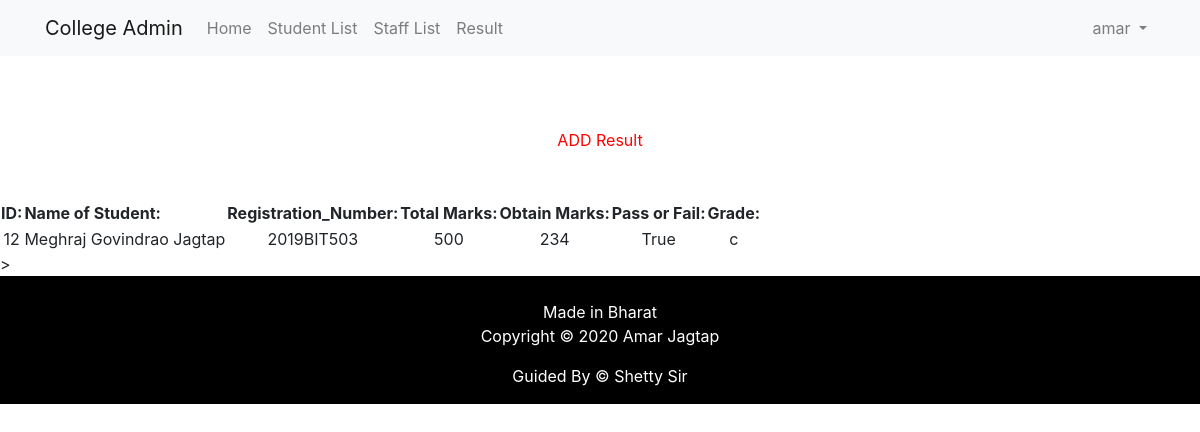
/show2 (signed in), run on the app's committed database.
### accounts/models.py (models this page shows, shortened)
class Result(models.Model):
    stud_id = models.CharField(max_length=20)
    stud_name = models.ForeignKey(Account, on_delete=models.CASCADE, null=True,blank=True)
    stud_reg_no = models.CharField(max_length=20)
    total_marks = models. CharField(max_length=20)
    obtain_marks= models.CharField(max_length=100)
    status = models.BooleanField()
    grade = models.CharField(max_length=6, choices=grade, default='A')

class Account(models.Model):
    user = models.ForeignKey(User, on_delete=models.CASCADE, null=True,blank=True)
    eid = models.CharField(max_length=20)
    name = models.CharField(max_length=100)
    reg_no= models.CharField(max_length=100)
    email = models.EmailField()
    mob = models.CharField(max_length=100)
    gender = models.CharField(choices=GENDER_CATEGORY, max_length=2)
    category = models.CharField(max_length=6, choices=select_category, default='OPEN')
    Class = models.CharField(max_length=6, choices=select_class, default='SY')
    branch =models.CharField(max_length=6, choices=select_branch, default='IT')
    def __str__(self):
        return(self.name)

### accounts/views.py (the view)
# urls.py: path('show2',views.show2),
def show2(request):
    accounts = Result.objects.all()
    return render(request,"showresult.html",{'accounts':accounts})

### accounts/templates/showresult.html (shortened to what this page needs)
<!doctype html>
<html lang="en">
<head>
  <link rel="stylesheet" href="https://stackpath.bootstrapcdn.com/bootstrap/4.1.3/css/bootstrap.min.css">
</head>
<body>
  <nav class="navbar navbar-expand-lg navbar-light bg-light mb-4">
    <div class="container">
      <a class="navbar-brand" href="{% url 'home' %}">College Admin</a>
      <div class="collapse navbar-collapse" id="navbarSupportedContent">
        <ul class="navbar-nav mr-auto">
          <li class="nav-item">
            <a class="nav-link" href="{% url 'home' %}">Home</a>
          </li>
          {% if user.is_authenticated %}
            <li class="nav-item">
              <a class="nav-link" href="show">Student List</a>
            </li>
            <li class="nav-item">
              <a class="nav-link" href="show1">Staff List</a>
            </li>
              <li class="nav-item">
              <a class="nav-link" href="show2">Result</a>
            </li>
          {% endif %}
        </ul>
        {% if user.is_authenticated %}
          <ul class="navbar-nav">
            <li class="nav-item dropdown">
              <a class="nav-link dropdown-toggle" href="#" id="navbarDropdown" role="button" data-toggle="dropdown" aria-haspopup="true" aria-expanded="false">
                {{ user.username }}
              </a>
            </li>
          </ul>
        {% else %}
          <form class="form-inline my-2 my-lg-0">
            <a href="{% url 'login' %}" class="btn btn-outline-secondary">Log in</a>
            <a href="{% url 'signup' %}" class="btn btn-primary ml-2">Sign up</a>
          </form>
        {% endif %}
      </div>
    </div>
  </nav>
<br>
<br>
<center><a href="emp2" style="color:red">ADD Result</a></center>
<br>
<br>
{% load static %}
{% block content %}
<div>
  <table id='mytable1'>
    <thead>
  <tr>
      <th>ID:</th>
       <th>Name of Student:</th>
      <th>Registration_Number:</th>
          <th>Total Marks:</th>
        <th>Obtain Marks:</th>
          <th>Pass or Fail:</th>
       <th>Grade:</th>
  </tr>
  </thead>
  <tbody>
          {% for entry in accounts %}
          <tr>
              <td align="center"> {{ entry.stud_id}} </td>
          <td align="center"> {{ entry.stud_name }} </td>
          <td align="center"> {{ entry.stud_reg_no}} </td>
          <td align="center"> {{ entry.total_marks}} </td>
          <td align="center"> {{ entry.obtain_marks}} </td>
          <td align="center"> {{ entry.status}} </td>
              <td align="center"> {{ entry.grade}} </td>
        </tr>
        {% endfor %}
</tbody>
</table>
{% block js %}
<script src="https://ajax.googleapis.com/ajax/libs/jquery/3.3.1/jquery.min.js"></script>>
<link rel="stylesheet" type="text/css" href="https://cdn.datatables.net/v/dt/jszip-2.5.0/dt-1.10.20/af-2.3.4/b-1.6.1/b-colvis-1.6.1/b-flash-1.6.1/b-html5-1.6.1/b-print-1.6.1/cr-1.5.2/fc-3.3.0/fh-3.1.6/kt-2.5.1/r-2.2.3/rg-1.1.1/rr-1.2.6/sc-2.0.1/sl-1.3.1/datatables.min.css"/>
</div>
{% endblock js %}
{% endblock %}
</body>
</head>
<footer>
<br>
  <div class="container">
    <div class="row">
               <div class="col-md-12 col-sm-12">
                    <div style="color:#ffffff;"class="wow fadeInUp footer-copyright">
                         <p>Made in Bharat <br>
                         Copyright &copy;   2020  Amar Jagtap </p>
                      <p>Guided By &copy;   Shetty Sir</p>
                    </div>
               </div>
    </div>
  </div>
</footer>
</html>

### accounts/templates/showresult.html (style rules this page uses)
footer { padding: 0px 0px 0px 0px; background-color:black; margin:0px; }
p { text-align:center; }

### data on the page
Result: stud_id "12", stud_name "Meghraj Govindrao Jagtap", stud_reg_no "2019BIT503", total_marks "500", obtain_marks "234", status "True", grade "c"

### other printed values
{{ user.username }} "amar"
